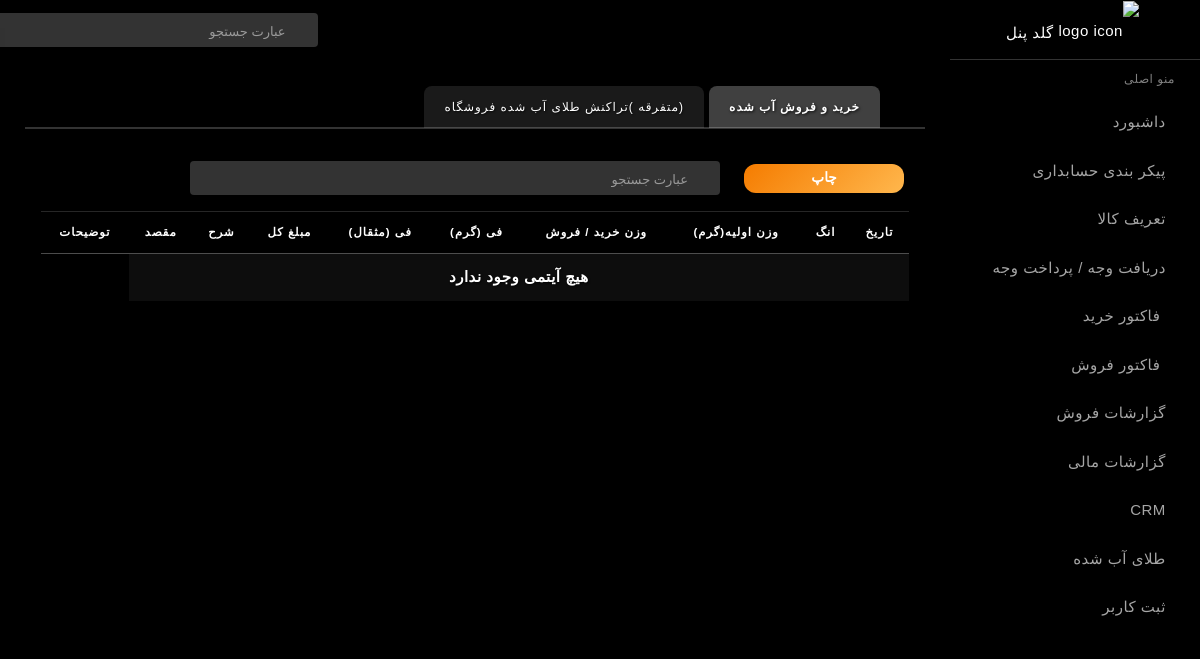
/meltedgold/, run on an earlier commit of the app's database.
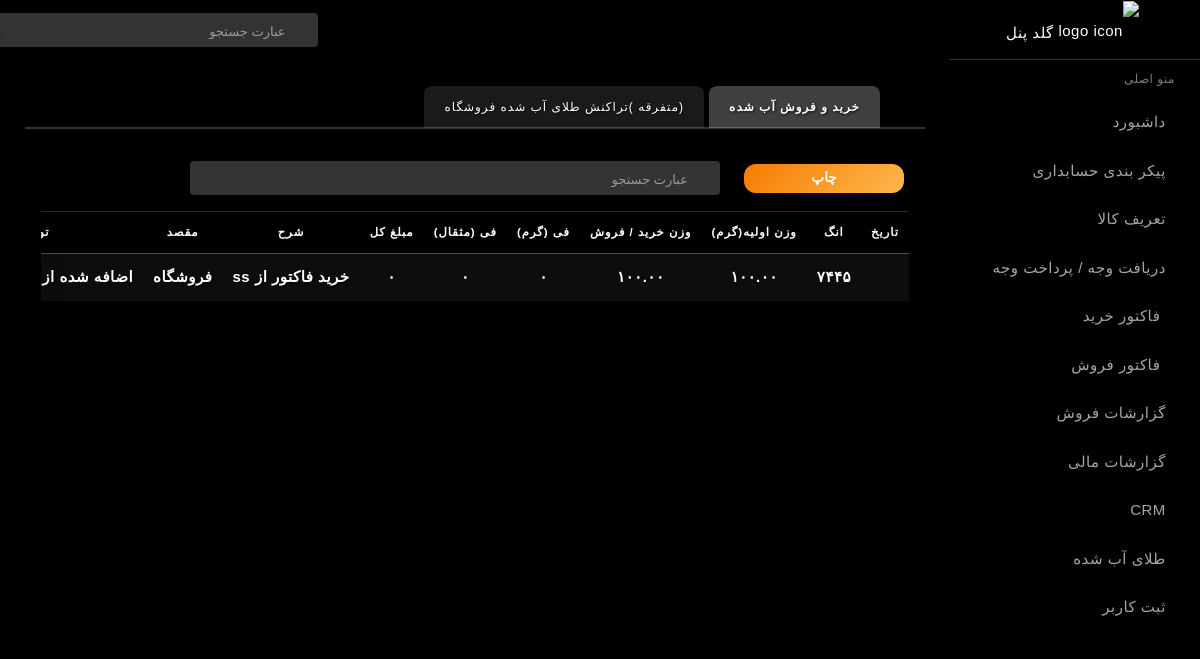
And on a later commit of the database.
### dashboard/models.py (models this page shows, shortened)
class MeltedGoldTransaction(models.Model):
    TRANSACTION_TYPE = [
        ('IN', 'ورود به فروشگاه'),
        ('OUT', 'خروج از فروشگاه'),
    ]
    melted_gold = models.ForeignKey(
        'Product',  # اگر می‌خوای از همان جدول Product برای آب‌شده استفاده کنی
        on_delete=models.CASCADE,
        related_name='transactions',
        verbose_name='طلای آب‌شده'
    )
    transaction_type = models.CharField(
        max_length=3,
        choices=TRANSACTION_TYPE,
        verbose_name='نوع تراکنش'
    )
    source = models.CharField(
        max_length=100,
        blank=True,
        null=True,
        verbose_name='منبع ورود (مثلاً خرید مستقیم یا کسری فاکتور)'
    )
    destination = models.CharField(
        max_length=100,
        blank=True,
        null=True,
        verbose_name='مقصد خروج (مثلاً مشتری یا فروشنده)'
    )
    weight = models.DecimalField(
        max_digits=10,
        decimal_places=2,
        verbose_name='وزن (گرم)'
    )
    price_per_gram = models.DecimalField(
        max_digits=12,
        decimal_places=2,
        default=0,
        verbose_name='قیمت هر گرم (تومان)'
    )
    price_per_mesghal = models.DecimalField(
        max_digits=12,
        decimal_places=0,
        default=0,
        verbose_name='قیمت هر مثقال (تومان)'
    )
    total_price = models.DecimalField(
        max_digits=14,
        decimal_places=2,
        default=0,
        verbose_name='مبلغ کل تراکنش (تومان)'
    )
    date = models.DateField(
        default=timezone.now,
        verbose_name='تاریخ تراکنش'
    )
    note = models.TextField(
        blank=True,
        null=True,
        verbose_name='توضیحات'
    )
    created_at = models.DateTimeField(auto_now_add=True)
    class Meta:
        verbose_name = 'تراکنش طلای آب‌شده فروشگاه'
        verbose_name_plural = 'تراکنش‌های طلای آب‌شده فروشگاه'
        ordering = ['-date', '-created_at']

class Product(models.Model):
    CATEGORY_CHOICES = [
        ('ab','آبشده'),
        ('mot','متفرقه'),
        ('bracelet', 'دستبند'),
        ('earing', 'گوشواره'),
        ('neckles', 'گردنبند'),
        ('set','سرویس'),
        ('ring', 'انگشتر'),
        ("coine","سکه"),
        ("nimset","نیم ست"),
        ("medal","مدال"),
        ("zanjir","زنجیر"),
        ('other','سایر')
    ]
    code=models.CharField(max_length=10,unique=True)
    name = models.CharField(max_length=200)
    category = models.CharField(max_length=50, choices=CATEGORY_CHOICES, default='bracelet')
    weight = models.DecimalField(max_digits=8, decimal_places=2, null=False, blank=False)
    initial_weight = models.DecimalField(max_digits=10,decimal_places=2,null=True,blank=True,verbose_name="وزن اولیه خرید")
    description = models.TextField(blank=True, null=True)
    quantity = models.PositiveIntegerField(null=True, blank=True,default=0)
    image = models.ImageField(upload_to='products/', blank=True, null=True)
    purity = models.CharField(max_length=10, verbose_name="عیار",default='750')
    labor = models.DecimalField(max_digits=4, decimal_places=1, default=0 , null=True, blank=True)  # اجرت هر گرم طلا
    laborprice = models.DecimalField(max_digits=14, decimal_places=0, default=0 , null=True, blank=True)  # اجرت هر گرم طلا
    price = models.DecimalField(max_digits=14, decimal_places=0, default=0 , null=True, blank=True)
    barcode_image = models.TextField(blank=True, null=True)  # ذخیره base64
    created = models.DateTimeField(auto_now_add=True)

### dashboard/views.py (the view)
# urls.py: path('meltedgold/', views.melted_gold_list, name='meltedgold'),
def melted_gold_list(request):
    transactions = MeltedGoldTransaction.objects.filter(
        melted_gold__category='mot'
        ).order_by('-date', '-created_at')
    trans = MeltedGoldTransaction.objects.filter(
        melted_gold__category='ab'
    ).order_by('-date', '-created_at')
    all_ab_items = InvoiceItem.objects.select_related('invoice', 'product')\
        .filter(product__category__in=['ab'])\
        .order_by('-invoice__date')
    store_ab_items = all_ab_items  # اگر نیاز به فیلتر فروشگاه داری، می‌توان اضافه کرد
    return render(request, 'meltedgold.html', {
        'transactions': transactions,
        'all_ab_items': all_ab_items,
        'store_ab_items': store_ab_items,
        'trans':trans
    })

### dashboard/templatetags/jalali_tags.py (called while the page is built)
def to_persian_digits(value: str) -> str:
    if value is None:
        return ""
    value = str(value)
    for i, d in enumerate("0123456789"):
        value = value.replace(d, PERSIAN_DIGITS[i])
    return value

@register.filter
def persian_digits(value):
    return to_persian_digits(value)

@register.filter
def persian_intcomma(value):
    if value is None:
        return ""
    try:
        number = Decimal(str(value))
    except (InvalidOperation, ValueError):
        return to_persian_digits(value)
    parts = str(number).split(".")
    integer_part = int(parts[0])
    formatted_int = f"{integer_part:,}"  # سه رقم سه رقم جدا
    if len(parts) > 1:  # اگر اعشار داشت
        decimal_part = parts[1].rstrip("0")  # صفرهای اضافه آخر حذف بشه
        if decimal_part:
            formatted = f"{formatted_int}.{decimal_part}"
        else:
            formatted = formatted_int
    else:
        formatted = formatted_int
    return to_persian_digits(formatted)

### dashboard/templates/meltedgold.html (shortened to what this page needs)
{% extends "_newsidebar.html" %}
{% load static %}
{% load jalali_tags %}
{% block content %}
    <ul class="nav nav-tabs mt-3" id="goldTabs" role="tablist" >
        <li class="nav-item" role="presentation">
            <button class="nav-link active" id="buy-tab" data-bs-toggle="tab" data-bs-target="#buy" type="button" role="tab">خرید و فروش آب شده </button>
        </li>
        <li class="nav-item" role="presentation">
            <button class="nav-link" id="transactions-tab" data-bs-toggle="tab" data-bs-target="#transactions" type="button" role="tab">
                (متفرقه )تراکنش طلای آب شده فروشگاه
            </button>
        </li>
    </ul>
    <div class="tab-content" id="reportTabsContent">
        <div class="tab-pane fade show active" id="buy" role="tabpanel">
            <div class="card table-glass p-3 mt-3">
            <div class="report-actions d-flex align-items-center mb-3  ml-3">
            <button id="printbuy" class="btn-action">چاپ </button>
            <form class="search-bar">
                <input type="text" id="buyInput" class="form-control mr-4 " placeholder="عبارت جستجو">
                <a href="javascript:void();"><i class="icon-magnifier"></i></a>
            </form>
            </div>
            <div class="table-container table-responsive">
            <table class="table table-hover table-glass " id="buyTable">
                <thead>
                <tr>
                    <th>تاریخ</th>
                <th>انگ</th>
                <th>وزن اولیه(گرم)</th>
                <th>وزن خرید / فروش</th>
                <th>فی (گرم)</th>
                <th>فی (مثقال)</th>
                <th>مبلغ کل</th>
                <th>شرح</th>
                <th>مقصد</th>
                <th>توضیحات</th>
                </tr>
                </thead>
                <tbody>
                    {% for tx in trans %}
                        <tr>
                            <td>{{ tx.date|to_jalali }}</td>
                            <td>{{ tx.melted_gold.code|persian_digits }}</td>
                            <td>{{ tx.melted_gold.initial_weight|persian_digits }}</td>
                            <td>{{ tx.weight|persian_digits }}</td>
                            <td>{{ tx.price_per_gram|floatformat:0|persian_intcomma }}</td>
                            <td>{{ tx.price_per_mesghal|floatformat:0|persian_intcomma }}</td>
                            <td>{{ tx.total_price|floatformat:0|persian_intcomma }}</td>
                            <td>{{ tx.source|persian_digits }}</td>
                            <td>{{ tx.destination |persian_digits}}</td>
                            <td>{{ tx.note|persian_digits }}</td>
                        </tr>
                        {% empty %}
                        <tr>
                            <td colspan="9" class="text-center">هیچ آیتمی وجود ندارد</td>
                        </tr>
                        {% endfor %}
                </tbody>
            </table>
            </div>
        </div>
        </div>
    </div>
{% endblock %}

What changed in the data, as far as the page shows it:
added MeltedGoldTransaction: melted_gold.code|persian_digits "۷۴۴۵", melted_gold.initial_weight|persian_digits "۱۰۰.۰۰", weight|persian_digits "۱۰۰.۰۰", price_per_gram|persian_intcomma "۰", price_per_mesghal|persian_intcomma "۰", total_price|persian_intcomma "۰", source|persian_digits "خرید فاکتور از ss", destination|persian_digits "فروشگاه", note|persian_digits "اضافه شده از…"
Also different on the page:
text no longer shown: "هیچ آیتمی وجود ندارد"
